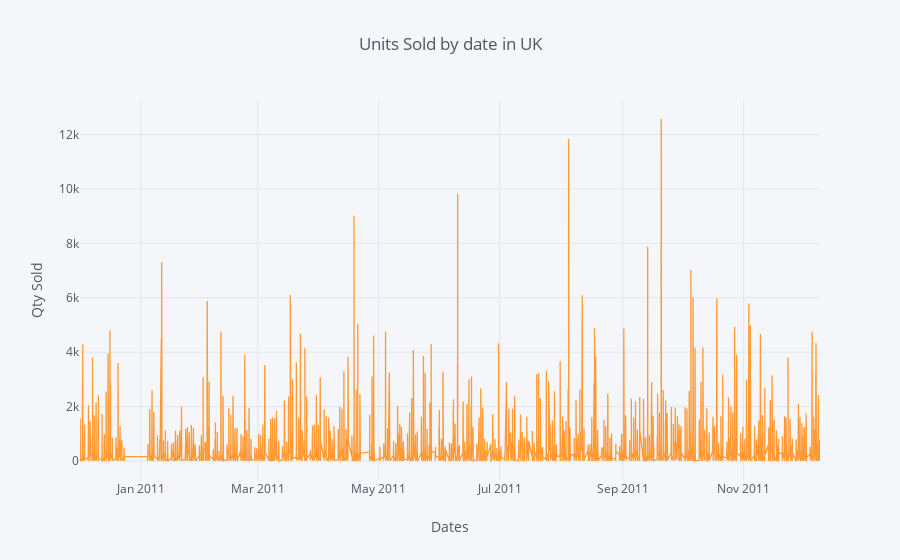

The notebook cell this image was saved under:
### Code cell
uk.pivot_table(index = ('InvoiceDate'),values = 'Quantity',aggfunc = 'sum').iplot(kind = 'line',
                                                                                 xTitle = 'Dates',
                                                                                 yTitle = 'Qty Sold',
                                                                                 title = 'Units Sold by date in UK')

### Figure 1 — Plotly figure (JSON) as saved in the notebook; plotly's stock layout.template omitted (floating-point values rounded to 4 significant figures; data arrays with more than 128 entries replaced by an {"elided": "..."} marker saying what was removed)
{"data": [{"line": {"color": "rgba(255, 153, 51, 1.0)", "dash": "solid", "shape": "linear", "width": 1.3}, "mode": "lines", "name": "Quantity", "text": "", "type": "scatter", "uid": "11fd7f12-b501-4c9b-ac1b-a42200cf6b09", "x": {"elided": "15553 str values"}, "y": {"elided": "15553 int values"}}], "layout": {"legend": {"bgcolor": "#F5F6F9", "font": {"color": "#4D5663"}}, "paper_bgcolor": "#F5F6F9", "plot_bgcolor": "#F5F6F9", "title": {"font": {"color": "#4D5663"}, "text": "Units Sold by date in UK"}, "xaxis": {"gridcolor": "#E1E5ED", "showgrid": true, "tickfont": {"color": "#4D5663"}, "title": {"font": {"color": "#4D5663"}, "text": "Dates"}, "zerolinecolor": "#E1E5ED"}, "yaxis": {"gridcolor": "#E1E5ED", "showgrid": true, "tickfont": {"color": "#4D5663"}, "title": {"font": {"color": "#4D5663"}, "text": "Qty Sold"}, "zerolinecolor": "#E1E5ED"}}}
